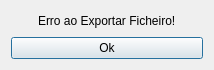
<?xml version="1.0" encoding="UTF-8"?>
<ui version="4.0">
 <class>Dialog</class>
 <widget class="QDialog" name="Dialog">
  <property name="geometry">
   <rect>
    <x>0</x>
    <y>0</y>
    <width>214</width>
    <height>70</height>
   </rect>
  </property>
  <property name="maximumSize">
   <size>
    <width>214</width>
    <height>70</height>
   </size>
  </property>
  <property name="windowTitle">
   <string>Erro Exportar</string>
  </property>
  <layout class="QGridLayout" name="gridLayout">
   <item row="0" column="0">
    <layout class="QVBoxLayout" name="verticalLayout">
     <item alignment="Qt::AlignHCenter">
      <widget class="QLabel" name="label">
       <property name="text">
        <string>Erro ao Exportar Ficheiro!</string>
       </property>
      </widget>
     </item>
     <item>
      <widget class="QPushButton" name="pushButton">
       <property name="text">
        <string>Ok</string>
       </property>
      </widget>
     </item>
    </layout>
   </item>
  </layout>
 </widget>
 <resources/>
 <connections/>
</ui>
